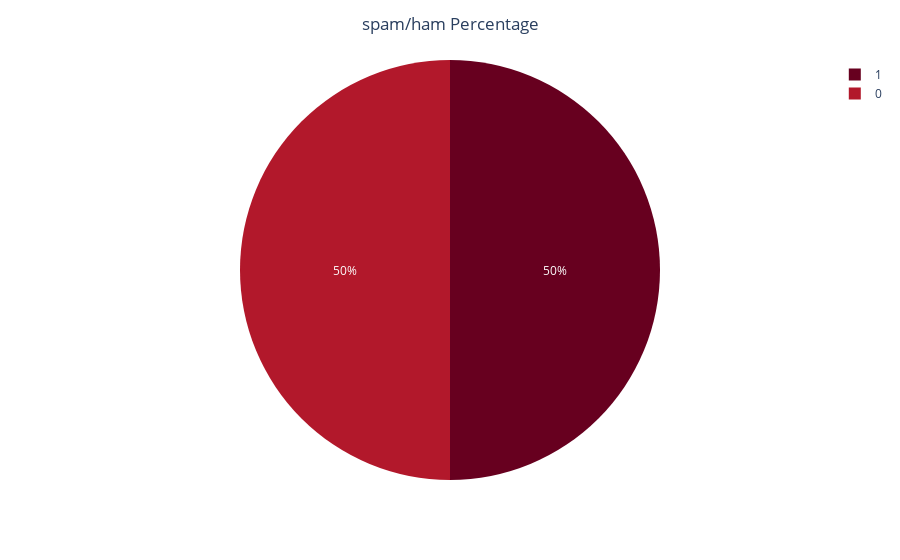

The notebook cell saved with this chart:
### Code cell
spam = pd.DataFrame(y_resampled1.value_counts()).reset_index()
spam.columns = ['spam', 'count']


fig = px.pie(spam, values='count', names='spam',  
       color_discrete_sequence=px.colors.sequential.RdBu)
fig.update_layout(title=  f'spam/ham Percentage',  title_x = 0.5)

### Figure 1 — Plotly figure (JSON) as saved in the notebook; plotly's stock layout.template omitted (floating-point values rounded to 4 significant figures)
{"data": [{"domain": {"x": [0, 1], "y": [0, 1]}, "hovertemplate": "spam=%{label}<br>count=%{value}<extra></extra>", "labels": [1, 0], "legendgroup": "", "name": "", "showlegend": true, "type": "pie", "values": [4360, 4360]}], "layout": {"legend": {"tracegroupgap": 0}, "margin": {"t": 60}, "piecolorway": ["rgb(103,0,31)", "rgb(178,24,43)", "rgb(214,96,77)", "rgb(244,165,130)", "rgb(253,219,199)", "rgb(247,247,247)", "rgb(209,229,240)", "rgb(146,197,222)", "rgb(67,147,195)", "rgb(33,102,172)", "rgb(5,48,97)"], "title": {"text": "spam/ham Percentage", "x": 0.5}}}
